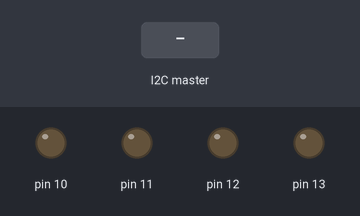
This sketch was run on a simulated Arduino Uno, built with avr-gcc and run on an emulated ATmega328P. Shown: output pins drawn as LEDs (lit = HIGH). The inputs (shaded band) are chosen by the test bench. What the sketch prints to the serial monitor is not drawn.

Above: at 1.2 s.
1.3 s: the I2C master sends the byte 0
At 5.49 s:
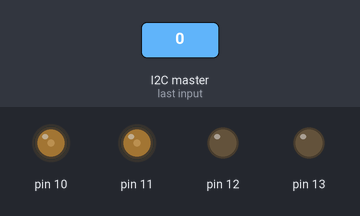
Timing chart, 0 to 23.6 s (numbered marks = the images above; inputs shaded):
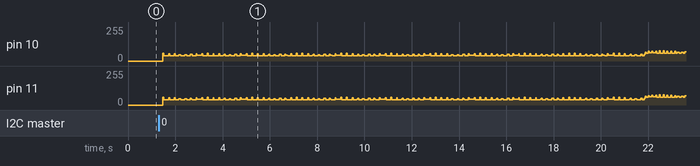

The sketch:

MEGASlaveReceiver9V3.ino
```cpp
#include <Wire.h>

void setup() {
  Wire.begin(9);                // join i2c bus with address #9
  Wire.onReceive(receiveEvent); // register event
  Serial.begin(9600);
  Serial.println("Ready");
}

void loop() {
  delay(100);
}

void receiveEvent(int meow){
  String instructions;
  while (Wire.available() > 0){
    char newitem = Wire.read();
    instructions += newitem;
  }
  parseinstructions(instructions);
}

void parseinstructions(String instructions) {  // Parser function for each arduino that has already received instructions
  String dir = instructions.substring(0,4);  // String containing the direction of the 4 motors
  int steps[4];  // Array containing the number of steps of the 4 motors
  bool atstep = false;  // Flag to tell parser if it has reached the steps instructions
  int indice = 0;  // Indice of the array that the parser will add the next instruction to
  int i = 5;  // Indice of the instructions that the parser will start reading from
  int j;
  do {
    j = i;
    String numSteps = "";
    while (isDigit(instructions.charAt(j))) {  // Loop through the string from i until the next comma
      numSteps += instructions.charAt(j);
      j++;
    }
    steps[indice] = numSteps.toInt();  // Add it to the steps array
    indice++;  // Increase indice so the next instruction is added to the next indice
    i = j + 1;  // Increase the indice at which the parser will start from in the next loop
  } while (i < instructions.length());  // Ensure that you have not reached the end of the string of instructions
  execute(dir, steps);  // Call the executing function
}

void execute(String dir, int steps[19]) {  // Executing function to ensure that the motors take turns to step
  int sumofsteps;  // Initialize var for num of steps
  do {
    sumofsteps = 0;  // Set total number of steps left to 0
    for (int i = 0; i < 19; i++) {  // Loop through each motor
      if (steps[i] > 0){  // Make sure that the number of steps left for the motor is more than 0
        if (i > 5) {
          stepper(dir.substring(i,i+1).toInt(), i+5);
        }
        else {
          stepper(dir.substring(i,i+1).toInt(), i+1);  // Step the motor once in the direction
        }
        steps[i] -= 1;  // Reduce the number of steps for the motor by 1
        sumofsteps += steps[i];  // Add the number of steps left for the motor to the total
      }
    }
  }while (sumofsteps != 0);  // Make sure that the total number of steps left is not 0
}

void stepper(int dir, int motornum){
  pinMode(2*motornum, OUTPUT);  // Set direction pin as output. Direction pin = motornumber * 2
  pinMode(2*motornum+1, OUTPUT);  // Set motor pin as output. Motor pin = motornumber * 2 + 1
  digitalWrite(2*motornum, dir);  // Set the direction
  digitalWrite(2*motornum, HIGH);
  digitalWrite(2*motornum+1, HIGH);  // Step the motor in the direction set
  delay(500);
  digitalWrite(2*motornum+1, LOW);
  digitalWrite(2*motornum, LOW);
  delay(500);
}
```
